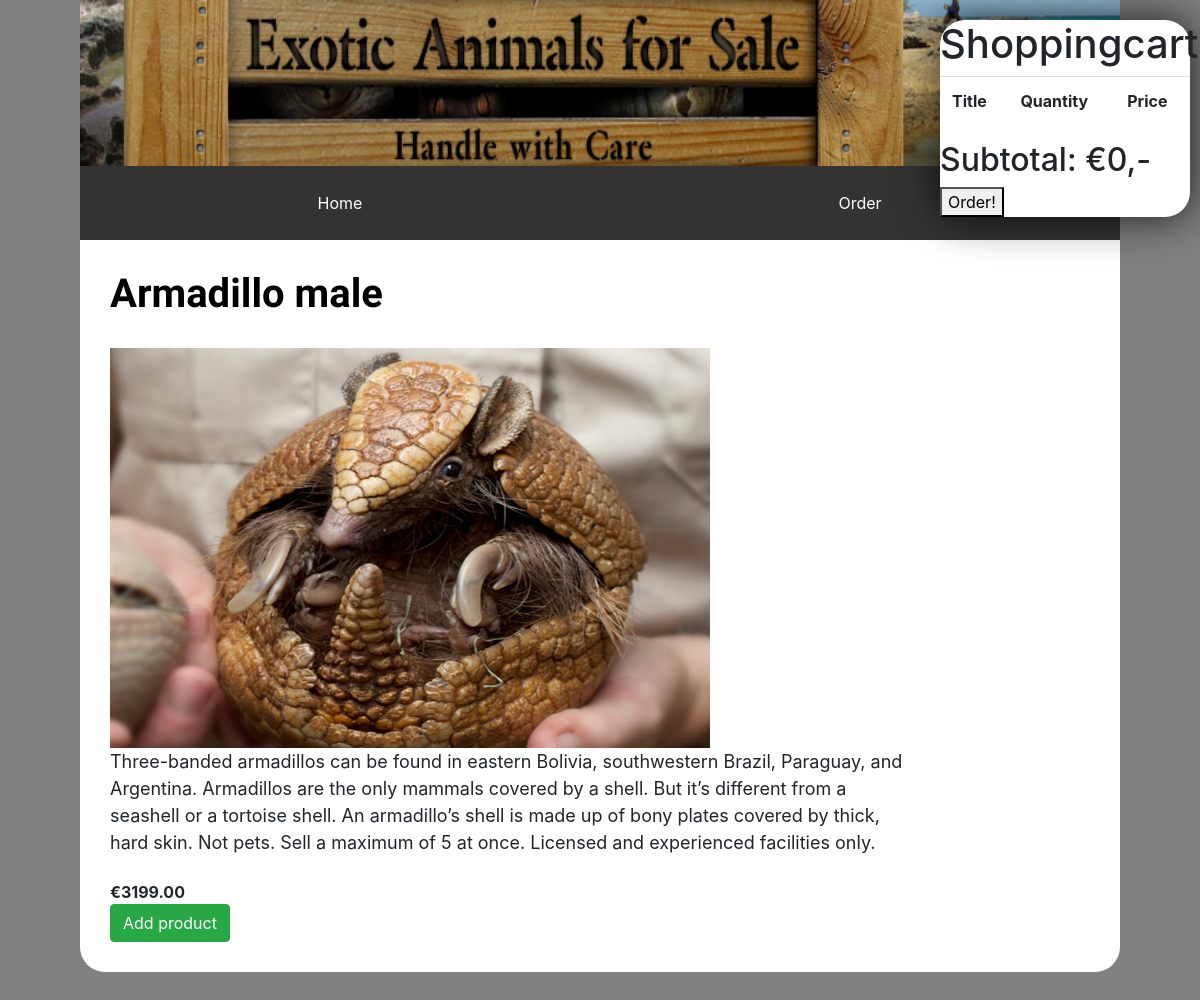
/product/armadillo, run on the app's committed database.
### tables this page shows
CREATE TABLE `products` (
  `id` int(11) UNSIGNED NOT NULL,
  `slug` varchar(255) NOT NULL,
  `title` varchar(255) DEFAULT NULL,
  `description` text,
  `price` double(9,2) DEFAULT NULL,
  `image` varchar(255) DEFAULT NULL,
  `seo_title` varchar(255) DEFAULT NULL,
  `seo_description` varchar(255) DEFAULT NULL,
  `created_at` timestamp NULL DEFAULT NULL,
  `updated_at` timestamp NULL DEFAULT NULL
);

### public/product.php (the view, shortened to what this page needs)
<?php
	$database = db();
	$product = $database->prepare('SELECT * FROM products WHERE slug = :slug');
	try{
		$product->execute([
			'slug' => $_GET['slug']
		]);
		$product->setFetchmode(PDO::FETCH_ASSOC);
		$product = $product->fetch();
	}
	catch(Exception $e){
		http_response_code(500);
		dd($e->getMessage());
	}
?>
<!DOCTYPE html>
<html>
<head>
	<link rel="stylesheet" href="https://stackpath.bootstrapcdn.com/bootstrap/4.1.0/css/bootstrap.min.css">
	<link rel="stylesheet" type="text/css" href="../product.css">
</head>
<body>
	<section>
		<img class="banner" src="../images/banner.jpg">
		<ul>
		 	<li><a href="../index.php">Home</a></li>
			<li><a href="../ShoppingcartFORM.php">Order</a></li>
		</ul>
		<div class="achtergrond">
			<br><br>
			<div class="hoofd"><?php echo $product['title']; ?></div><br>
			<img class="afb" src="../images/<?php echo $product['image']; ?>">
			<div class="description"><?php echo $product['description']; ?></div><br>
			<div class="price">€<?php echo $product['price']; ?></div>
			<button class="btn btn-success add-to-cart" data-url="../cart/add.php?id=<?php echo $product['id']; ?>">Add product</button>
		</div>
	</section>
	<aside class="bucket" id="bucket">
		<?php include "partials/bucket.php"; ?>
	</aside>

### public/product.css (style rules this page uses)
ul { list-style-type: none; margin-top: 0; padding: 0; overflow: hidden; background-color: #333; position: relative; top: 0; z-index: 1; }
li { float: left; width: 50%; }
li a { display: block; color: white; text-align: center; padding: 25px 16px; text-decoration: none; }
body { background-color: grey; background-repeat: no-repeat; background-attachment: fixed; background-position: center; background-size: cover; height: 100vh; }
section { padding: 80px; }
.description { font-size: 18px; width: 800px; }
.price { font-weight: bold; }
.bucket { background-color: #FFF; border-radius: 25px; width: 250px; position: fixed; top: 20px; right: 10px; z-index: 1; -webkit-box-shadow: 0px 0px 42px 2px rgba(0,0,0,0.75); -moz-box-shadow: 0px 0px 42px 2px rgba(0,0,0,0.75); box-shadow: 0px 0px 42px 2px rgba(0,0,0,0.75); }
.achtergrond { margin-top: -40px; background-color: white; border: 25px white; padding: 0px 30px 30px 30px; border-radius: 25px; }
.banner { height: 166px; margin-top: -80px; width: 100%; }
.hoofd { font-family: 'Song Myung', serif; color: black; font-weight: bold; font-size: 40px; }
.afb { height: 400px; width: 600px; }

### data on the page
products: title "Armadillo male", image (picture), description "Three-banded armadillos can be found in eastern Bolivia, southwestern Brazil, Paraguay, and Argentina. Armadillos are the only mammals covered by a shell. But it’s different from a seashell or a tortoise shell. An armadillo’s shell is made up of bony plates covered by thick, hard skin. Not pets. Sell a maximum of 5 at once. Licensed and experienced facilities only.", price "3199.00"

### other printed values
$_SESSION['cart']['total'] "0"
